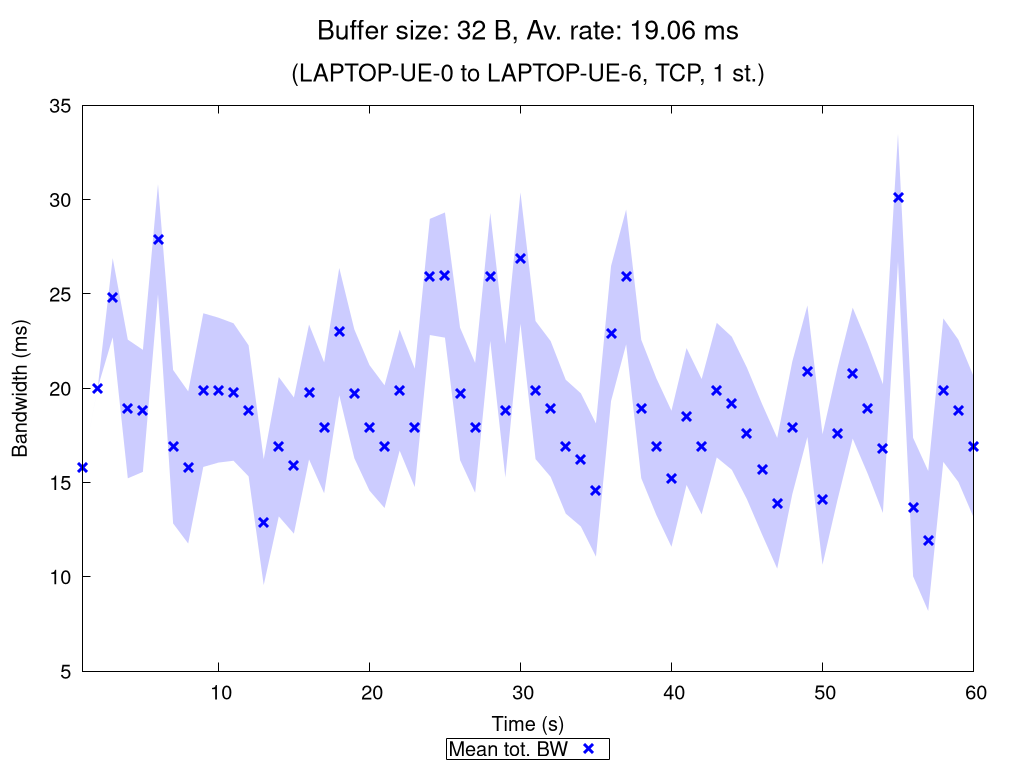

Write the gnuplot code that produced this figure.
set terminal pngcairo nocrop enhanced size 1024,768 font "Verdana,15"
set output "TCP_1_st_2020_11_06_01-06-41_one2two_00032B.png"

set title "{/=20 Buffer size: 32 B, Av. rate: 19.06 ms}\n\n{/=18 (LAPTOP-UE-0 to LAPTOP-UE-6, TCP, 1 st.)}"

set xlabel "Time (s)"
set ylabel "Bandwidth (ms)"
set ytics nomirror
set key bmargin center horizontal box samplen 1 width -1
set bmargin 4.6
set rmargin 4.5

rf = 1.0  # rate factor
set style fill transparent solid 0.2 noborder
set autoscale xfix
plot "TCP_1_st_2020_11_06_01-06-41_one2two_00032B_iperf_processed.dat" using 1:($2/rf-$3/rf):($2/rf+$3/rf) with filledcurves lc rgb "blue" notitle, \
     "" using 1:($2/rf) with points pt 2 ps 1.5 lw 3 lc rgb "blue" title "Mean tot. BW", \
